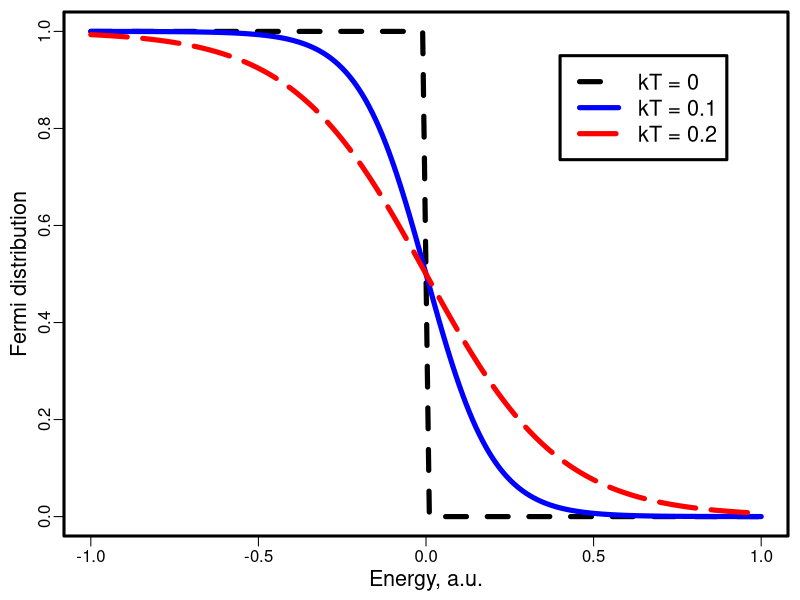
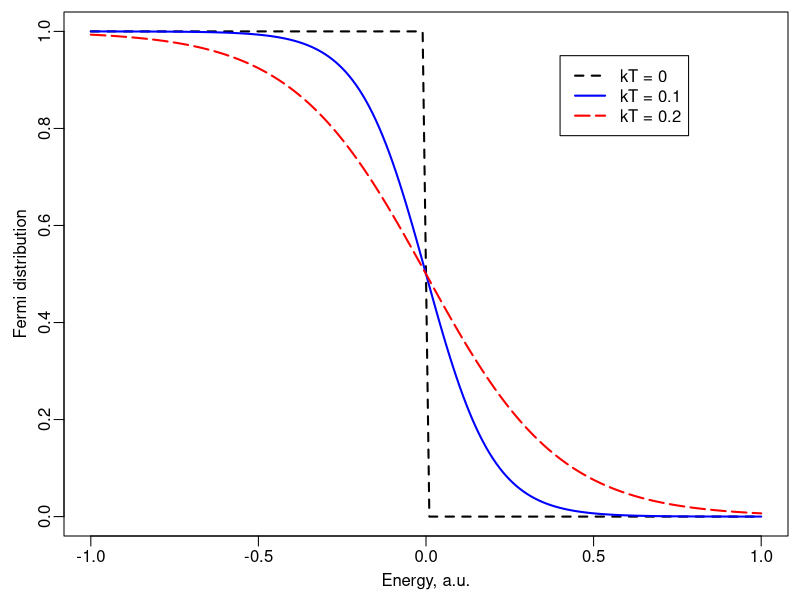

Here is the R script that generated these plots, in order:
#Color plot of smooth lines with R base package

data <- read.table("dataset_fermi.dat")

x <- data$V1
y1 <- data$V2
y2 <- data$V3
y3 <- data$V4

x_max <- max(x)
x_min <- min(x)
x_length <- x_max-x_min

y_max <- max(y1,y2,y3)
y_min <- min(y1,y2,y3)
y_height <- y_max-y_min

cols <- c("black", "blue", "red")
ltys <- c(2, 1, 5)

filename <- "plot_fermi_1"

png(paste(filename, ".png", sep = ""), width = 1200, height = 1000, units = "px", pointsize = 30)
par(mar = c(3.2, 3.2, 0.6, 0.6), mgp = c(1.7, 0.5, 0), lwd = 3)
line_width <- 5

plot(x, y1, type = "l", ylim = c(y_min, y_max), 
    lwd = line_width, 
    col = cols[1],
    lty = ltys[1], 
    xlab = "Energy, a.u.", 
    ylab = "Fermi distribution", 
    cex.lab = 1.3)
lines(x, y2, lwd = line_width, col = cols[2], lty = ltys[2])
lines(x, y3, lwd = line_width, col = cols[3], lty = ltys[3])

legend(x_min + x_length*0.7, y_max - y_height*0.05, 
    legend = c("kT = 0", "kT = 0.1", "kT = 0.2"), 
    lwd = rep(line_width, 3), 
    lty = ltys, 
    col = cols, 
    cex = 1.3)

dev.off()

pdf(paste(filename, ".pdf", sep = ""), width = 6, height = 5)
par(mar = c(3.2, 3.2, 0.6, 0.6), mgp = c(1.7, 0.5, 0), lwd = 1)
line_width <- 2

plot(x, y1, type = "l", ylim = c(y_min, y_max), 
    lwd = line_width, 
    col = cols[1],
    lty = ltys[1], 
    xlab = "Energy, a.u.", 
    ylab = "Fermi distribution", 
    cex.lab = 1.0)
lines(x, y2, lwd = line_width, col = cols[2], lty = ltys[2])
lines(x, y3, lwd = line_width, col = cols[3], lty = ltys[3])

legend(x_min + x_length*0.7, y_max - y_height*0.05, 
    legend = c("kT = 0", "kT = 0.1", "kT = 0.2"), 
    lwd = rep(line_width, 3), 
    lty = ltys, 
    col = cols, 
    cex = 1.0)

dev.off()
